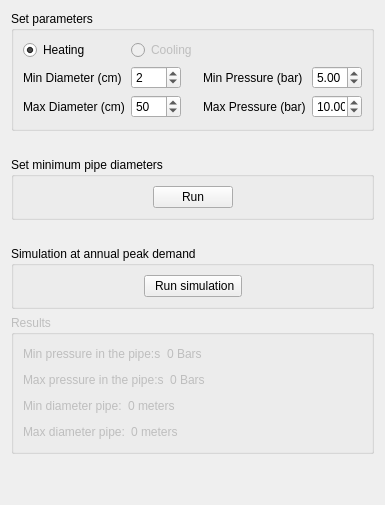
          <widget class="QWidget" name="sizing_tab">
           <attribute name="title">
            <string>3. Sizing</string>
           </attribute>
           <layout class="QGridLayout" name="gridLayout_19">
            <item row="0" column="0">
             <layout class="QGridLayout" name="gridLayout_9">
              <item row="1" column="0">
               <spacer name="verticalSpacer_7">
                <property name="orientation">
                 <enum>Qt::Vertical</enum>
                </property>
                <property name="sizeType">
                 <enum>QSizePolicy::Minimum</enum>
                </property>
                <property name="sizeHint" stdset="0">
                 <size>
                  <width>20</width>
                  <height>20</height>
                 </size>
                </property>
               </spacer>
              </item>
              <item row="3" column="0">
               <spacer name="verticalSpacer_8">
                <property name="orientation">
                 <enum>Qt::Vertical</enum>
                </property>
                <property name="sizeType">
                 <enum>QSizePolicy::Minimum</enum>
                </property>
                <property name="sizeHint" stdset="0">
                 <size>
                  <width>20</width>
                  <height>20</height>
                 </size>
                </property>
               </spacer>
              </item>
              <item row="6" column="0">
               <spacer name="verticalSpacer_6">
                <property name="orientation">
                 <enum>Qt::Vertical</enum>
                </property>
                <property name="sizeHint" stdset="0">
                 <size>
                  <width>20</width>
                  <height>40</height>
                 </size>
                </property>
               </spacer>
              </item>
              <item row="0" column="0">
               <widget class="QGroupBox" name="geography_group_3">
                <property name="minimumSize">
                 <size>
                  <width>361</width>
                  <height>120</height>
                 </size>
                </property>
                <property name="title">
                 <string>Set parameters</string>
                </property>
                <layout class="QGridLayout" name="gridLayout_18">
                 <item row="2" column="2">
                  <widget class="QSpinBox" name="spinBox_min_D">
                   <property name="maximumSize">
                    <size>
                     <width>50</width>
                     <height>16777215</height>
                    </size>
                   </property>
                   <property name="value">
                    <number>2</number>
                   </property>
                  </widget>
                 </item>
                 <item row="2" column="3">
                  <widget class="QLabel" name="min_P_label">
                   <property name="text">
                    <string>Min Pressure (bar)</string>
                   </property>
                  </widget>
                 </item>
                 <item row="2" column="4">
                  <widget class="QDoubleSpinBox" name="doubleSpinBox_min_P">
                   <property name="maximumSize">
                    <size>
                     <width>50</width>
                     <height>16777215</height>
                    </size>
                   </property>
                   <property name="minimum">
                    <double>0.000000000000000</double>
                   </property>
                   <property name="value">
                    <double>5.000000000000000</double>
                   </property>
                  </widget>
                 </item>
                 <item row="3" column="3">
                  <widget class="QLabel" name="max_P_label">
                   <property name="text">
                    <string>Max Pressure (bar)</string>
                   </property>
                  </widget>
                 </item>
                 <item row="3" column="2">
                  <widget class="QSpinBox" name="spinBox_max_D">
                   <property name="maximumSize">
                    <size>
                     <width>50</width>
                     <height>50</height>
                    </size>
                   </property>
                   <property name="maximum">
                    <number>99</number>
                   </property>
                   <property name="value">
                    <number>50</number>
                   </property>
                  </widget>
                 </item>
                 <item row="3" column="4">
                  <widget class="QDoubleSpinBox" name="doubleSpinBox_max_P">
                   <property name="maximumSize">
                    <size>
                     <width>50</width>
                     <height>16777215</height>
                    </size>
                   </property>
                   <property name="maximum">
                    <double>99.989999999999995</double>
                   </property>
                   <property name="value">
                    <double>10.000000000000000</double>
                   </property>
                  </widget>
                 </item>
                 <item row="0" column="0">
                  <widget class="QRadioButton" name="radioButton_Heating">
                   <property name="tabletTracking">
                    <bool>false</bool>
                   </property>
                   <property name="acceptDrops">
                    <bool>false</bool>
                   </property>
                   <property name="autoFillBackground">
                    <bool>false</bool>
                   </property>
                   <property name="text">
                    <string>Heating</string>
                   </property>
                   <property name="checked">
                    <bool>true</bool>
                   </property>
                  </widget>
                 </item>
                 <item row="0" column="2">
                  <widget class="QRadioButton" name="radioButton_Cooling">
                   <property name="enabled">
                    <bool>false</bool>
                   </property>
                   <property name="text">
                    <string>Cooling</string>
                   </property>
                  </widget>
                 </item>
                 <item row="2" column="0">
                  <widget class="QLabel" name="min_D_label">
                   <property name="text">
                    <string>Min Diameter (cm)</string>
                   </property>
                  </widget>
                 </item>
                 <item row="3" column="0">
                  <widget class="QLabel" name="max_D_label">
                   <property name="text">
                    <string>Max Diameter (cm)</string>
                   </property>
                  </widget>
                 </item>
                </layout>
               </widget>
              </item>
              <item row="4" column="0">
               <widget class="QGroupBox" name="groupBox_2">
                <property name="minimumSize">
                 <size>
                  <width>0</width>
                  <height>50</height>
                 </size>
                </property>
                <property name="title">
                 <string>Simulation at annual peak demand</string>
                </property>
                <layout class="QGridLayout" name="gridLayout_17">
                 <item row="0" column="1">
                  <widget class="QPushButton" name="pipe_size_calculation_button">
                   <property name="enabled">
                    <bool>true</bool>
                   </property>
                   <property name="text">
                    <string>  Run simulation </string>
                   </property>
                  </widget>
                 </item>
                 <item row="0" column="0">
                  <spacer name="horizontalSpacer_5">
                   <property name="orientation">
                    <enum>Qt::Horizontal</enum>
                   </property>
                   <property name="sizeHint" stdset="0">
                    <size>
                     <width>40</width>
                     <height>20</height>
                    </size>
                   </property>
                  </spacer>
                 </item>
                 <item row="0" column="2">
                  <spacer name="horizontalSpacer_6">
                   <property name="orientation">
                    <enum>Qt::Horizontal</enum>
                   </property>
                   <property name="sizeHint" stdset="0">
                    <size>
                     <width>40</width>
                     <height>20</height>
                    </size>
                   </property>
                  </spacer>
                 </item>
                </layout>
               </widget>
              </item>
              <item row="2" column="0">
               <widget class="QGroupBox" name="groupBox">
                <property name="minimumSize">
                 <size>
                  <width>0</width>
                  <height>50</height>
                 </size>
                </property>
                <property name="title">
                 <string>Set minimum pipe diameters</string>
                </property>
                <layout class="QGridLayout" name="gridLayout_16">
                 <item row="0" column="1">
                  <widget class="QPushButton" name="only_preprocess_button">
                   <property name="enabled">
                    <bool>true</bool>
                   </property>
                   <property name="text">
                    <string>Run</string>
                   </property>
                  </widget>
                 </item>
                 <item row="0" column="0">
                  <spacer name="horizontalSpacer">
                   <property name="orientation">
                    <enum>Qt::Horizontal</enum>
                   </property>
                   <property name="sizeHint" stdset="0">
                    <size>
                     <width>40</width>
                     <height>20</height>
                    </size>
                   </property>
                  </spacer>
                 </item>
                 <item row="0" column="2">
                  <spacer name="horizontalSpacer_2">
                   <property name="orientation">
                    <enum>Qt::Horizontal</enum>
                   </property>
                   <property name="sizeHint" stdset="0">
                    <size>
                     <width>40</width>
                     <height>20</height>
                    </size>
                   </property>
                  </spacer>
                 </item>
                </layout>
               </widget>
              </item>
              <item row="5" column="0">
               <widget class="QgsCollapsibleGroupBox" name="results_NLP_mGroupBox">
                <property name="enabled">
                 <bool>false</bool>
                </property>
                <property name="minimumSize">
                 <size>
                  <width>0</width>
                  <height>0</height>
                 </size>
                </property>
                <property name="toolTip">
                 <string/>
                </property>
                <property name="title">
                 <string>Results</string>
                </property>
                <property name="collapsed">
                 <bool>true</bool>
                </property>
                <property name="saveCollapsedState">
                 <bool>false</bool>
                </property>
                <layout class="QGridLayout" name="gridLayout_14">
                 <item row="0" column="0">
                  <layout class="QGridLayout" name="gridLayout_4">
                   <item row="1" column="0">
                    <layout class="QHBoxLayout" name="horizontalLayout_27">
                     <item>
                      <widget class="QLabel" name="max_pressure_label">
                       <property name="enabled">
                        <bool>false</bool>
                       </property>
                       <property name="text">
                        <string>Max pressure in the pipe:s</string>
                       </property>
                      </widget>
                     </item>
                     <item>
                      <widget class="QLabel" name="max_pressure_int_label">
                       <property name="enabled">
                        <bool>false</bool>
                       </property>
                       <property name="text">
                        <string>0 Bars</string>
                       </property>
                      </widget>
                     </item>
                     <item>
                      <spacer name="horizontalSpacer_21">
                       <property name="orientation">
                        <enum>Qt::Horizontal</enum>
                       </property>
                       <property name="sizeHint" stdset="0">
                        <size>
                         <width>40</width>
                         <height>20</height>
                        </size>
                       </property>
                      </spacer>
                     </item>
                    </layout>
                   </item>
                   <item row="0" column="0">
                    <layout class="QHBoxLayout" name="horizontalLayout_30">
                     <item>
                      <widget class="QLabel" name="min_pressure_label">
                       <property name="enabled">
                        <bool>false</bool>
                       </property>
                       <property name="text">
                        <string>Min pressure in the pipe:s</string>
                       </property>
                      </widget>
                     </item>
                     <item>
                      <widget class="QLabel" name="min_pressure_int_label">
                       <property name="enabled">
                        <bool>false</bool>
                       </property>
                       <property name="text">
                        <string>0 Bars</string>
                       </property>
                      </widget>
                     </item>
                     <item>
                      <spacer name="horizontalSpacer_27">
                       <property name="orientation">
                        <enum>Qt::Horizontal</enum>
                       </property>
                       <property name="sizeHint" stdset="0">
                        <size>
                         <width>40</width>
                         <height>20</height>
                        </size>
                       </property>
                      </spacer>
                     </item>
                    </layout>
                   </item>
                   <item row="3" column="0">
                    <layout class="QHBoxLayout" name="horizontalLayout_34">
                     <item>
                      <widget class="QLabel" name="max_diameter_label">
                       <property name="enabled">
                        <bool>false</bool>
                       </property>
                       <property name="text">
                        <string>Max diameter pipe:</string>
                       </property>
                      </widget>
                     </item>
                     <item>
                      <widget class="QLabel" name="max_diameter_int_label">
                       <property name="enabled">
                        <bool>false</bool>
                       </property>
                       <property name="text">
                        <string>0 meters</string>
                       </property>
                      </widget>
                     </item>
                     <item>
                      <spacer name="horizontalSpacer_24">
                       <property name="orientation">
                        <enum>Qt::Horizontal</enum>
                       </property>
                       <property name="sizeHint" stdset="0">
                        <size>
                         <width>40</width>
                         <height>20</height>
                        </size>
                       </property>
                      </spacer>
                     </item>
                    </layout>
                   </item>
                   <item row="2" column="0">
                    <layout class="QHBoxLayout" name="horizontalLayout_28">
                     <item>
                      <widget class="QLabel" name="min_diameter_label">
                       <property name="enabled">
                        <bool>false</bool>
                       </property>
                       <property name="text">
                        <string>Min diameter pipe:</string>
                       </property>
                      </widget>
                     </item>
                     <item>
                      <widget class="QLabel" name="min_diameter_int_label">
                       <property name="enabled">
                        <bool>false</bool>
                       </property>
                       <property name="text">
                        <string>0 meters</string>
                       </property>
                      </widget>
                     </item>
                     <item>
                      <spacer name="horizontalSpacer_22">
                       <property name="orientation">
                        <enum>Qt::Horizontal</enum>
                       </property>
                       <property name="sizeHint" stdset="0">
                        <size>
                         <width>40</width>
                         <height>20</height>
                        </size>
                       </property>
                      </spacer>
                     </item>
                    </layout>
                   </item>
                  </layout>
                 </item>
                </layout>
               </widget>
              </item>
             </layout>
            </item>
           </layout>
          </widget>
